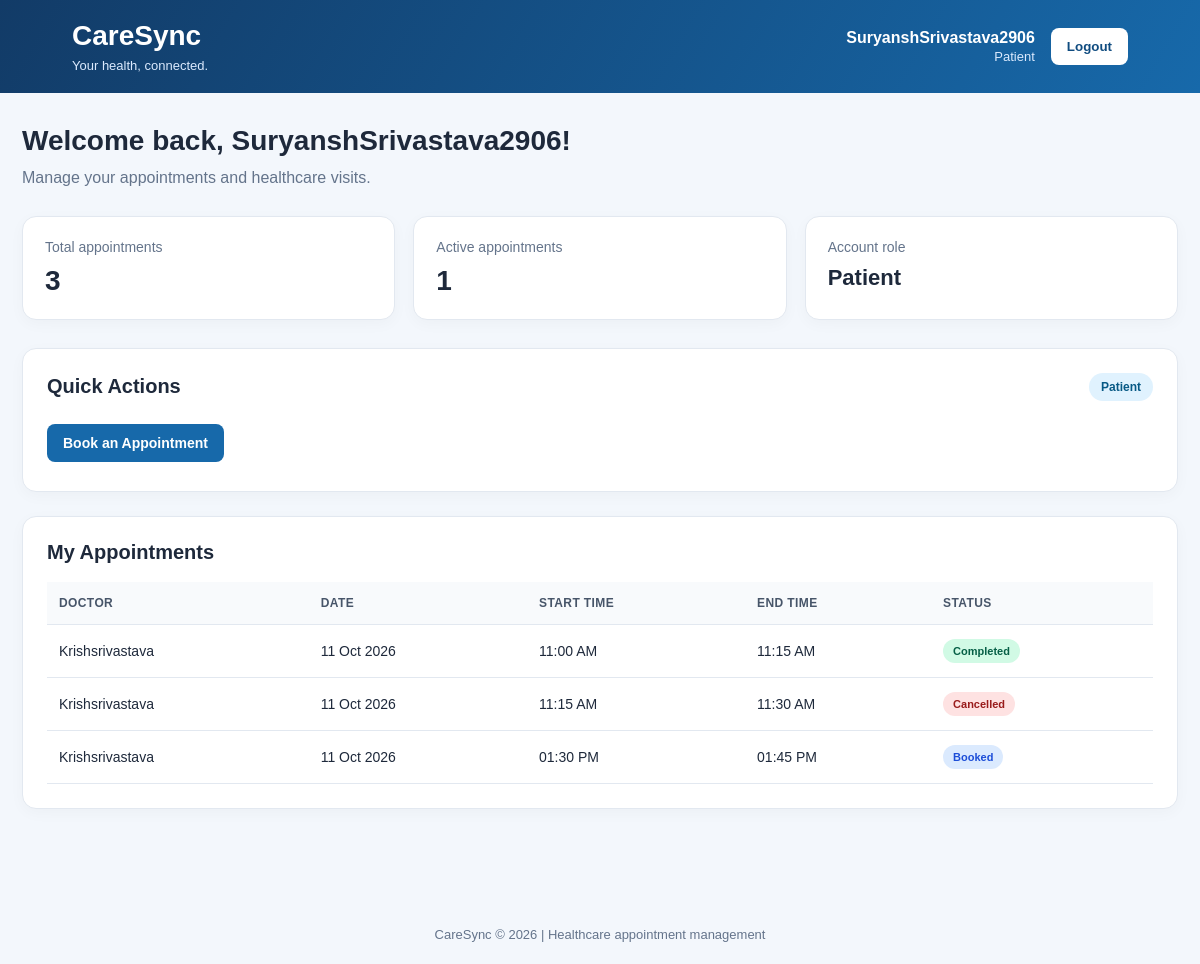
Page /accounts/dashboard/ (signed in) on the committed database.
### users/models.py (models this page shows, shortened)
class User(AbstractUser):
    class Role(models.TextChoices):
        PATIENT = "PATIENT", "Patient"
        RECEPTIONIST = "RECEPTIONIST", "Receptionist"
        DOCTOR = "DOCTOR", "Doctor"
        NURSE = "NURSE", "Nurse"
        ADMIN = "ADMIN", "Clinic Administrator"
    role = models.CharField(
        max_length=20,
        choices=Role.choices,
        default=Role.PATIENT,
    )

### appointments/models.py (models this page shows, shortened)
class Appointment(models.Model):
    class Status(models.TextChoices):
        BOOKED = "BOOKED", "Booked"
        CONFIRMED = "CONFIRMED", "Confirmed"
        ARRIVED = "ARRIVED", "Arrived"
        IN_CONSULTATION = "IN_CONSULTATION", "In consultation"
        COMPLETED = "COMPLETED", "Completed"
        CANCELLED = "CANCELLED", "Cancelled"
        NO_SHOW = "NO_SHOW", "No-show"
    patient = models.ForeignKey(
        settings.AUTH_USER_MODEL,
        on_delete=models.PROTECT,
        related_name="patient_appointments",
    )
    doctor = models.ForeignKey(
        settings.AUTH_USER_MODEL,
        on_delete=models.PROTECT,
        related_name="doctor_appointments",
    )
    availability = models.ForeignKey(
        DoctorAvailability,
        on_delete=models.PROTECT,
        related_name="appointments",
    )
    appointment_date = models.DateField()
    start_time = models.TimeField()
    end_time = models.TimeField()
    status = models.CharField(
        max_length=20,
        choices=Status.choices,
        default=Status.BOOKED,
    )
    created_at = models.DateTimeField(auto_now_add=True)
    updated_at = models.DateTimeField(auto_now=True)
    class Meta:
        ordering = ["appointment_date", "start_time"]
        indexes = [
            models.Index(fields=["doctor", "appointment_date", "status"]),
            models.Index(fields=["patient", "appointment_date"]),
        ]

### users/views.py (the view, shortened to what this page needs)
# urls.py: path("dashboard/", dashboard_view, name="dashboard"),
@login_required
def dashboard_view(request):
    user = request.user
    active_statuses = [
        Appointment.Status.BOOKED,
        Appointment.Status.CONFIRMED,
        Appointment.Status.ARRIVED,
        Appointment.Status.IN_CONSULTATION,
    ]
    if user.role == User.Role.PATIENT:
        dashboard_type = "patient"
        appointments = Appointment.objects.filter(
            patient=user
        ).select_related(
            "doctor"
        ).order_by(
            "appointment_date", "start_time"
        )
    else:
        dashboard_type = "unknown"
        appointments = Appointment.objects.none()
    active_appointments_count = appointments.filter(
        status__in=active_statuses
    ).count()
    return render(
        request,
        "dashboard.html",
        {
            "dashboard_type": dashboard_type,
            "appointments": appointments,
            "active_appointments_count": active_appointments_count,
        }
    )

### templates/dashboard.html (shortened to what this page needs)
<!DOCTYPE html>
<html lang="en">
<head>
</head>
<body>
<header>
    <div class="brand">
        <h1>CareSync</h1>
        <p>Your health, connected.</p>
    </div>
    <div class="user-area">
        <div class="user-info">
            <strong>{{ request.user.username }}</strong>
            <span>{{ request.user.get_role_display }}</span>
        </div>
        <form method="post" action="{% url 'logout' %}">
            <button class="logout-button" type="submit">Logout</button>
        </form>
    </div>
</header>
<main>
    <section class="welcome">
        <h2>
            {% if dashboard_type == "patient" %}
                Welcome back, {{ request.user.username }}!
            {% elif dashboard_type == "doctor" %}
                Welcome, Dr. {{ request.user.username }}!
            {% elif dashboard_type == "receptionist" %}
                Receptionist Dashboard
            {% elif dashboard_type == "admin" %}
                Admin Dashboard
            {% else %}
                Welcome to CareSync
            {% endif %}
        </h2>
        <p>
            {% if dashboard_type == "patient" %}
                Manage your appointments and healthcare visits.
            {% elif dashboard_type == "doctor" %}
                Review your schedule and manage patient appointments.
            {% elif dashboard_type == "receptionist" %}
                Manage patient bookings and appointment schedules.
            {% elif dashboard_type == "admin" %}
                Monitor appointments and access administration.
            {% else %}
                Your account role is not configured.
            {% endif %}
        </p>
    </section>
    <section class="summary-grid">
        <div class="summary-card">
            <p>Total appointments</p>
            <h3>{{ appointments|length }}</h3>
        </div>
        <div class="summary-card">
            <p>Active appointments</p>
            <h3>{{ active_appointments_count|default:"—" }}</h3>
        </div>
        <div class="summary-card">
            <p>Account role</p>
            <h3 style="font-size: 22px;">
                {{ request.user.get_role_display }}
            </h3>
        </div>
    </section>
    <section class="panel">
        <div class="panel-heading">
            <h3>Quick Actions</h3>
            <span class="role-label">
                {{ request.user.get_role_display }}
            </span>
        </div>
        {% if dashboard_type == "patient" %}
            <a class="action-link" href="/">Book an Appointment</a>
        {% elif dashboard_type == "doctor" %}
            <a class="action-link" href="#appointments">
                View My Appointments
            </a>
        {% elif dashboard_type == "receptionist" %}
            <a class="action-link" href="/">
                Manage Appointments
            </a>
        {% endif %}
    </section>
    <section class="panel" id="appointments">
        <div class="panel-heading">
            <h3>
                {% if dashboard_type == "patient" %}
                    My Appointments
                {% elif dashboard_type == "doctor" %}
                    My Patient Appointments
                {% else %}
                    All Appointments
                {% endif %}
            </h3>
        </div>
        {% if appointments %}
            <div class="table-wrapper">
                <table>
                    <thead>
                        <tr>
                            {% if dashboard_type != "doctor" %}
                                <th>Doctor</th>
                            {% endif %}
                            <th>Date</th>
                            <th>Start Time</th>
                            <th>End Time</th>
                            <th>Status</th>
                        </tr>
                    </thead>
                    <tbody>
                        {% for appointment in appointments %}
                            <tr>
                                {% if dashboard_type != "doctor" %}
                                    <td>{{ appointment.doctor.username }}</td>
                                {% endif %}
                                <td>
                                    {{ appointment.appointment_date|date:"d M Y" }}
                                </td>
                                <td>
                                    {{ appointment.start_time|time:"h:i A" }}
                                </td>
                                <td>
                                    {{ appointment.end_time|time:"h:i A" }}
                                </td>
                                <td>
                                    <span class="status status-{{ appointment.status|lower }}">
                                        {{ appointment.get_status_display }}
                                    </span>
                                </td>
                            </tr>
                        {% endfor %}
                    </tbody>
                </table>
            </div>
        {% endif %}
    </section>
</main>
<footer>
    CareSync &copy; 2026 | Healthcare appointment management
</footer>
</body>
</html>

### templates/dashboard.html (style rules this page uses)
:root { --primary: #1769aa; --primary-dark: #104c80; --background: #f3f7fc; --text: #1e293b; --muted: #64748b; --border: #e2e8f0; }
* { box-sizing: border-box; }
body { margin: 0; font-family: Arial, Helvetica, sans-serif; background: var(--background); color: var(--text); }
header { background: linear-gradient(120deg, #123b67, #1769aa); color: white; padding: 20px 6%; display: flex; justify-content: space-between; align-items: center; gap: 20px; flex-wrap: wrap; }
.brand h1 { margin: 0; font-size: 28px; }
.brand p { margin: 6px 0 0; color: #dbeafe; font-size: 13px; }
.user-area { display: flex; align-items: center; gap: 16px; flex-wrap: wrap; }
.user-info { text-align: right; }
.user-info strong { display: block; }
.user-info span { font-size: 13px; color: #dbeafe; }
.logout-button { background: white; color: var(--primary-dark); border: none; border-radius: 8px; padding: 11px 16px; cursor: pointer; font-weight: bold; }
main { max-width: 1200px; margin: 32px auto; padding: 0 22px 40px; }
.welcome { margin-bottom: 25px; }
.welcome h2 { margin: 0 0 8px; font-size: 28px; }
.welcome p { margin: 0; color: var(--muted); line-height: 1.6; }
.summary-grid { display: grid; grid-template-columns: repeat(3, minmax(0, 1fr)); gap: 18px; margin-bottom: 28px; }
.summary-card { background: white; padding: 22px; border-radius: 14px; border: 1px solid var(--border); box-shadow: 0 4px 15px #0f172a08; }
.summary-card p { margin: 0 0 10px; color: var(--muted); font-size: 14px; }
.summary-card h3 { margin: 0; font-size: 28px; }
.panel { background: white; padding: 24px; border-radius: 14px; border: 1px solid var(--border); box-shadow: 0 4px 15px #0f172a08; margin-bottom: 24px; }
.panel-heading { display: flex; justify-content: space-between; align-items: center; gap: 12px; flex-wrap: wrap; margin-bottom: 18px; }
.panel-heading h3 { margin: 0; font-size: 20px; }
.role-label { display: inline-block; padding: 7px 12px; border-radius: 20px; background: #e0f2fe; color: #075985; font-size: 12px; font-weight: bold; }
.action-link { display: inline-block; text-decoration: none; background: var(--primary); color: white; padding: 11px 16px; border-radius: 8px; font-size: 14px; font-weight: bold; margin: 5px 7px 5px 0; }
.table-wrapper { width: 100%; overflow-x: auto; }
table { width: 100%; border-collapse: collapse; min-width: 750px; }
th, td { padding: 14px 12px; text-align: left; border-bottom: 1px solid var(--border); font-size: 14px; }
th { background: #f8fafc; color: #475569; font-size: 12px; text-transform: uppercase; letter-spacing: 0.4px; }
.status { display: inline-block; padding: 6px 10px; border-radius: 20px; font-size: 11px; font-weight: bold; white-space: nowrap; }
.status-booked { background: #dbeafe; color: #1d4ed8; }
.status-completed { background: #d1fae5; color: #065f46; }
.status-cancelled, .status-no_show { background: #fee2e2; color: #991b1b; }
footer { text-align: center; padding: 22px; color: var(--muted); font-size: 13px; }

### rows in the picture
User: user.username "SuryanshSrivastava2906", user.role "Patient"
Appointment: doctor.username "Krishsrivastava", appointment_date "11 Oct 2026", start_time "11:00 AM", end_time "11:15 AM", status "Completed"
Appointment: doctor.username "Krishsrivastava", appointment_date "11 Oct 2026", start_time "11:15 AM", end_time "11:30 AM", status "Cancelled"
Appointment: doctor.username "Krishsrivastava", appointment_date "11 Oct 2026", start_time "01:30 PM", end_time "01:45 PM", status "Booked"

### other values in the picture
{{ appointments|length }} "3"
{{ active_appointments_count|default:"—" }} "1"
